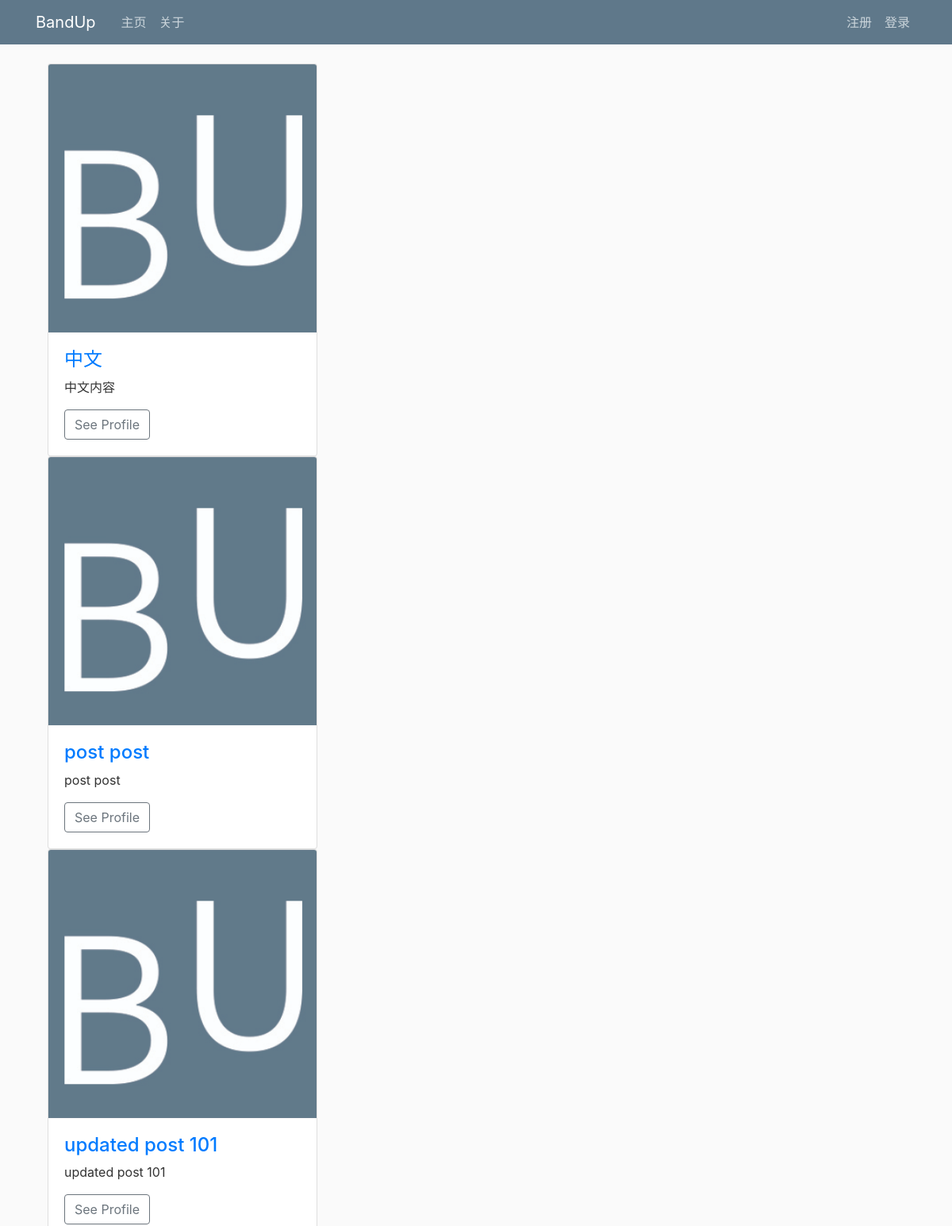
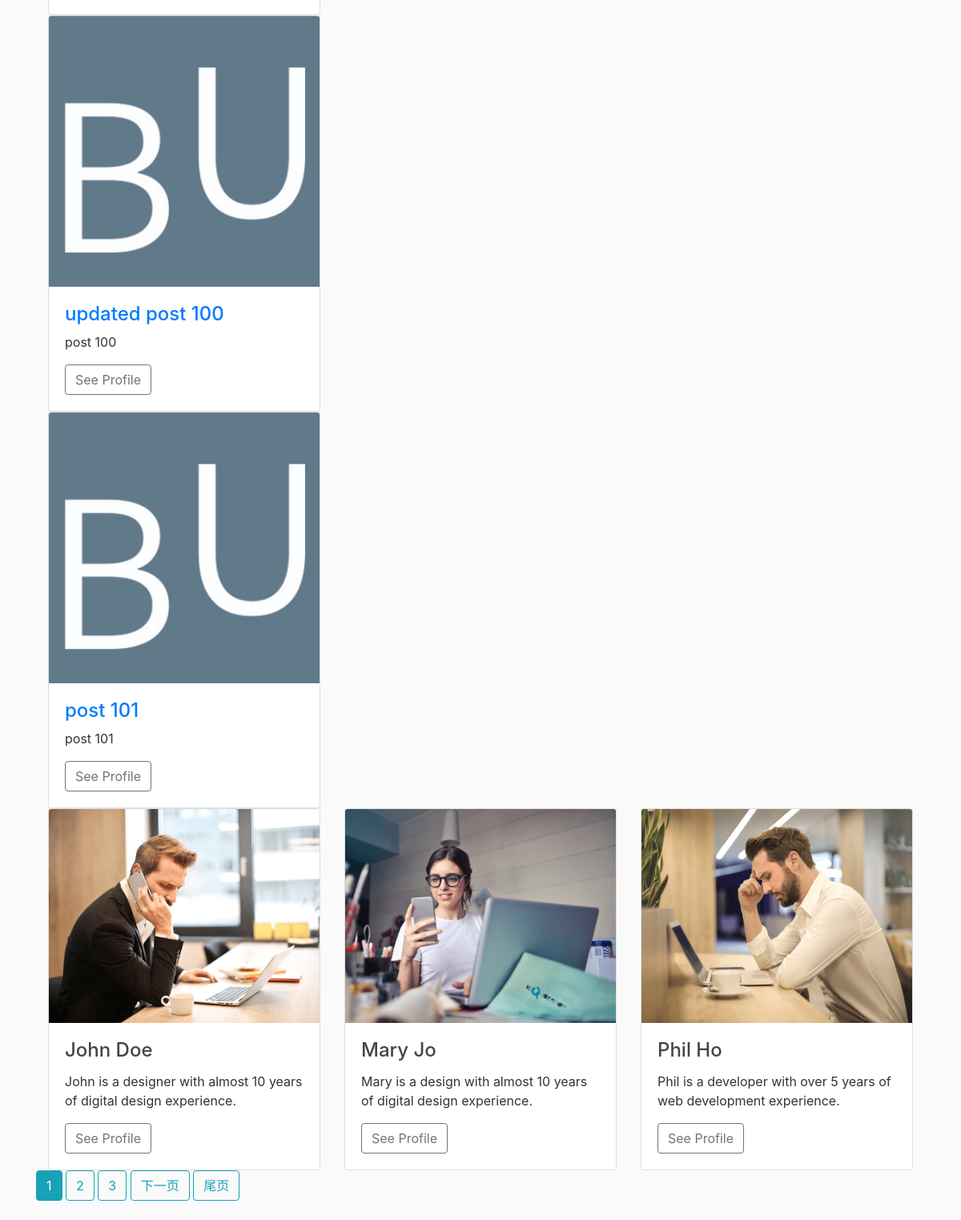
Before: / with the older database file (2 pictures, top to bottom).
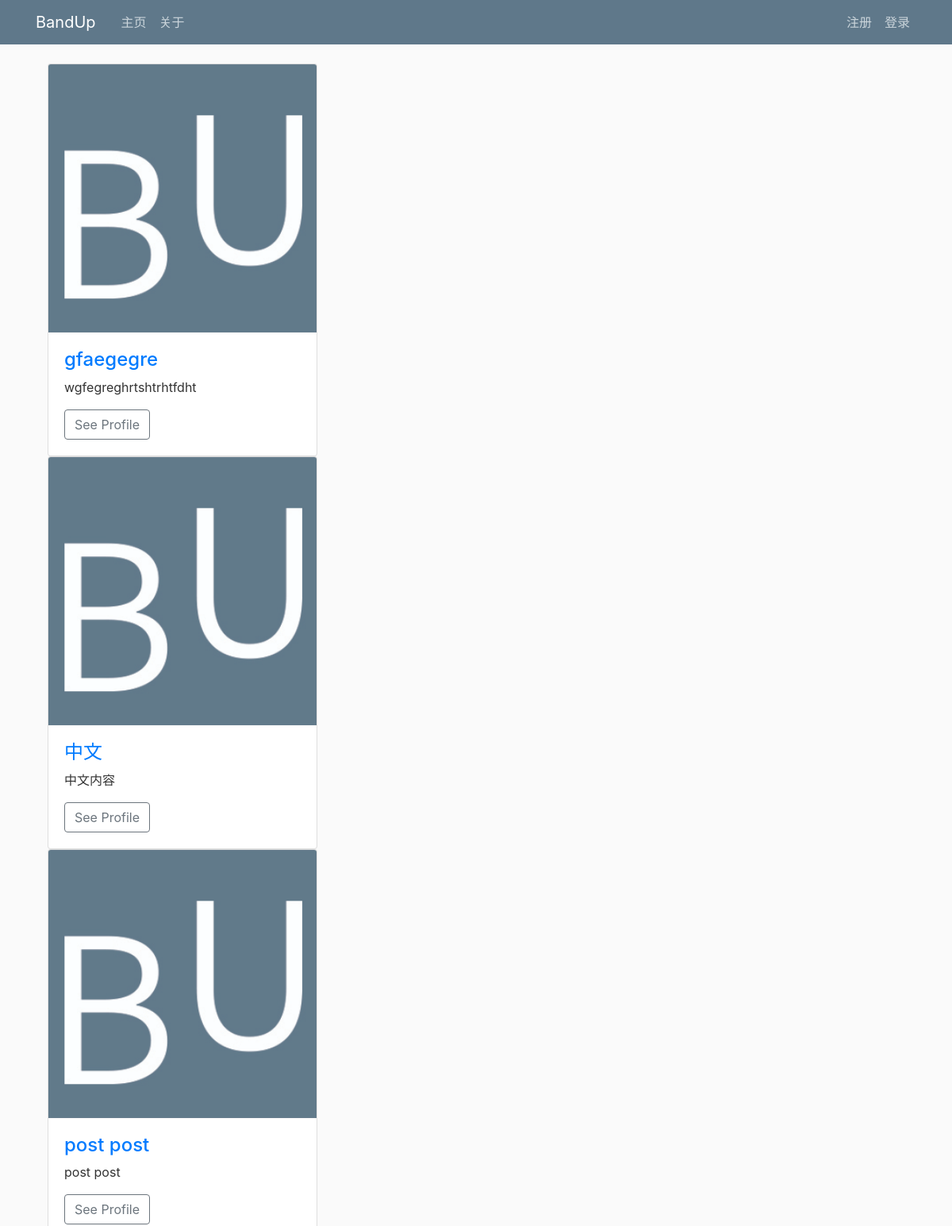
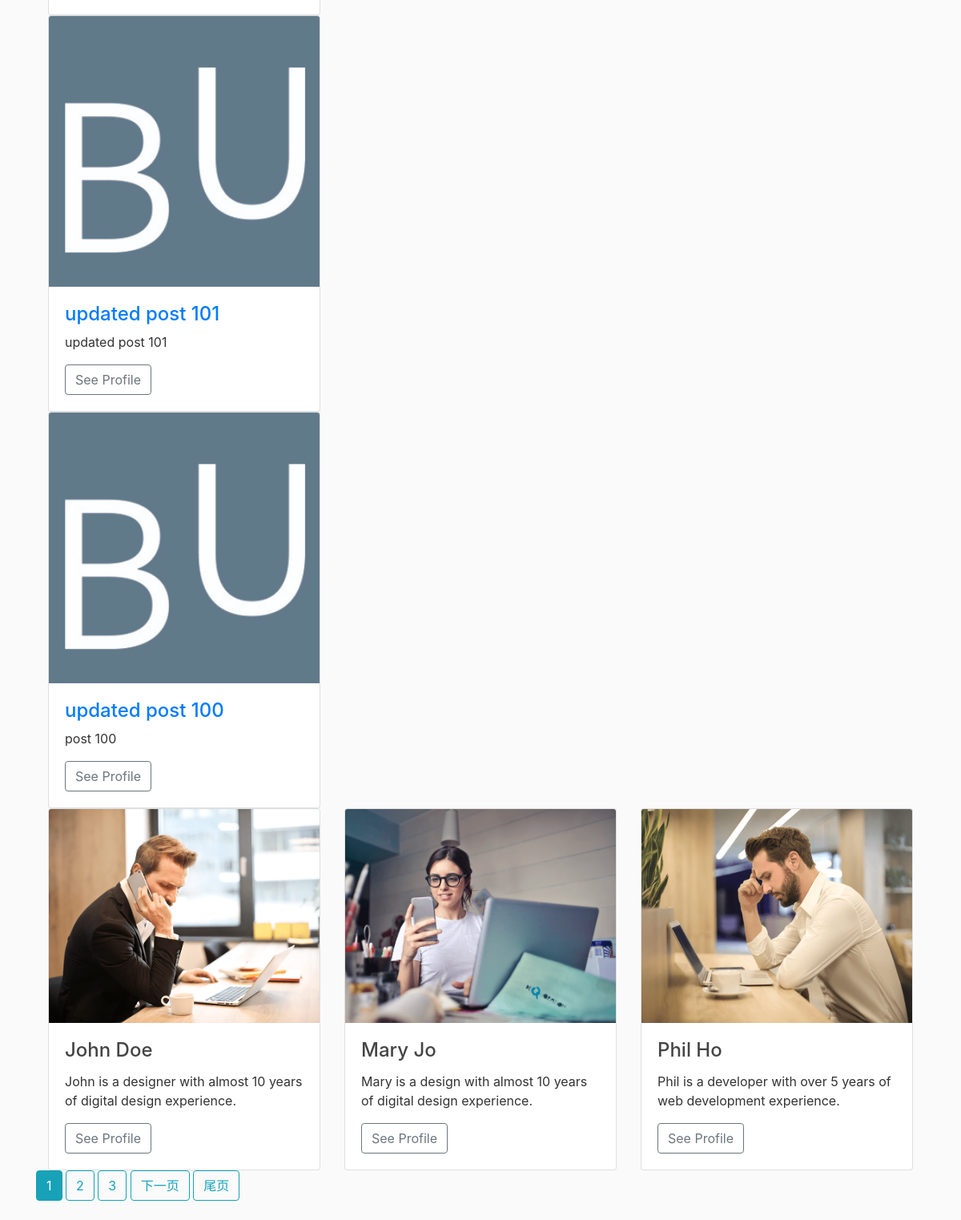
After: the same page with the newer database file (2 pictures, top to bottom).
### myapp/models.py (models this page shows, shortened)
class Post(models.Model):
    title = models.CharField(max_length=100)
    content = models.TextField()
    date_posted = models.DateTimeField(default=timezone.now)
    author = models.ForeignKey(User, on_delete=models.CASCADE)
    cover_image = models.ImageField(default='bandup/media/default.jpg', upload_to='profile_pics')

### users/models.py (models this page shows, shortened)
class Profile(models.Model):
    user = models.OneToOneField(User, on_delete=models.CASCADE)
    image = models.ImageField(default='default.jpg', upload_to='profile_pics')

### myapp/views.py (the view)
# urls.py: path("", PostListView.as_view(), name="myapp-home"),
class PostListView(ListView):
    model = Post
    template_name = 'myapp/home.html'    # <app>/<model>_<viewtype>.html
    context_object_name = 'posts'
    ordering = ['-date_posted']
    paginate_by = 5

### myapp/templates/myapp/home.html (shortened to what this page needs)
{% extends 'myapp/base.html' %}
{% load crispy_forms_tags %}
{%block content%}
{% for post in posts %}
<div class="container-fluid padding">
    <div class="row padding">
        <div class="col-md-4">
            <div class="card">
                <img class="card-img-top" src="{{ post.author.profile.image.url}}" alt="">
                <div class="card-body">
                    <h4><a class="card-title" href="{% url 'post-detail' post.id %}">{{ post.title }}</a></h4>
                    <p class="card-text">{{ post.content }}</p>
                    <a href="#" class="btn btn-outline-secondary">See Profile</a>
                </div>
            </div>
        </div>
    </div>
</div>
{% endfor %}
<div class="container-fluid padding">
    <div class="row padding">
        <div class="col-md-4">
            <div class="card">
                <img class="card-img-top" src="media/team1.png" alt="">
                <div class="card-body">
                    <h4 class="card-title">John Doe</h4>
                    <p class="card-text">John is a designer with almost 10 years of digital design experience.</p>
                    <a href="#" class="btn btn-outline-secondary">See Profile</a>
                </div>
            </div>
        </div>
        <div class="col-md-4">
            <div class="card">
                <img class="card-img-top" src="media/team2.png" alt="">
                <div class="card-body">
                    <h4 class="card-title">Mary Jo</h4>
                    <p class="card-text">Mary is a design with almost 10 years of digital design experience.</p>
                    <a href="#" class="btn btn-outline-secondary">See Profile</a>
                </div>
            </div>
        </div>
        <div class="col-md-4">
            <div class="card">
                <img class="card-img-top" src="media/team3.png" alt="">
                <div class="card-body">
                    <h4 class="card-title">Phil Ho</h4>
                    <p class="card-text">Phil is a developer with over 5 years of web development experience.</p>
                    <a href="#" class="btn btn-outline-secondary">See Profile</a>
                </div>
            </div>
        </div>
    </div>
</div>
{% if is_paginated %}
{% for num in page_obj.paginator.page_range %}
{% if page_obj.number == num %}
<a class="btn btn-info mb-4" href="?page={{ num }}">{{ num }}</a>
{% elif num > page_obj.number|add:'-3' and num < page_obj.number|add:'3' %}
<a class="btn btn-outline-info mb-4" href="?page={{ num }}">{{ num }}</a>
{% endif %}
{% endfor %}
{% if page_obj.has_next %}
<a class="btn btn-outline-info mb-4" href="?page={{ page_obj.next_page_number }}">下一页</a>
<a class="btn btn-outline-info mb-4" href="?page={{ page_obj.paginator.num_pages }}">尾页</a>
{% endif %}
{% endif %}
{% endblock content %}

Changed rows visible on the page:
no longer on this page (row unchanged): Post: author.profile.image (picture), title "post 101", content "post 101"
added Post: author.profile.image (picture), title "gfaegegre", content "wgfegreghrtshtrhtfdht"
